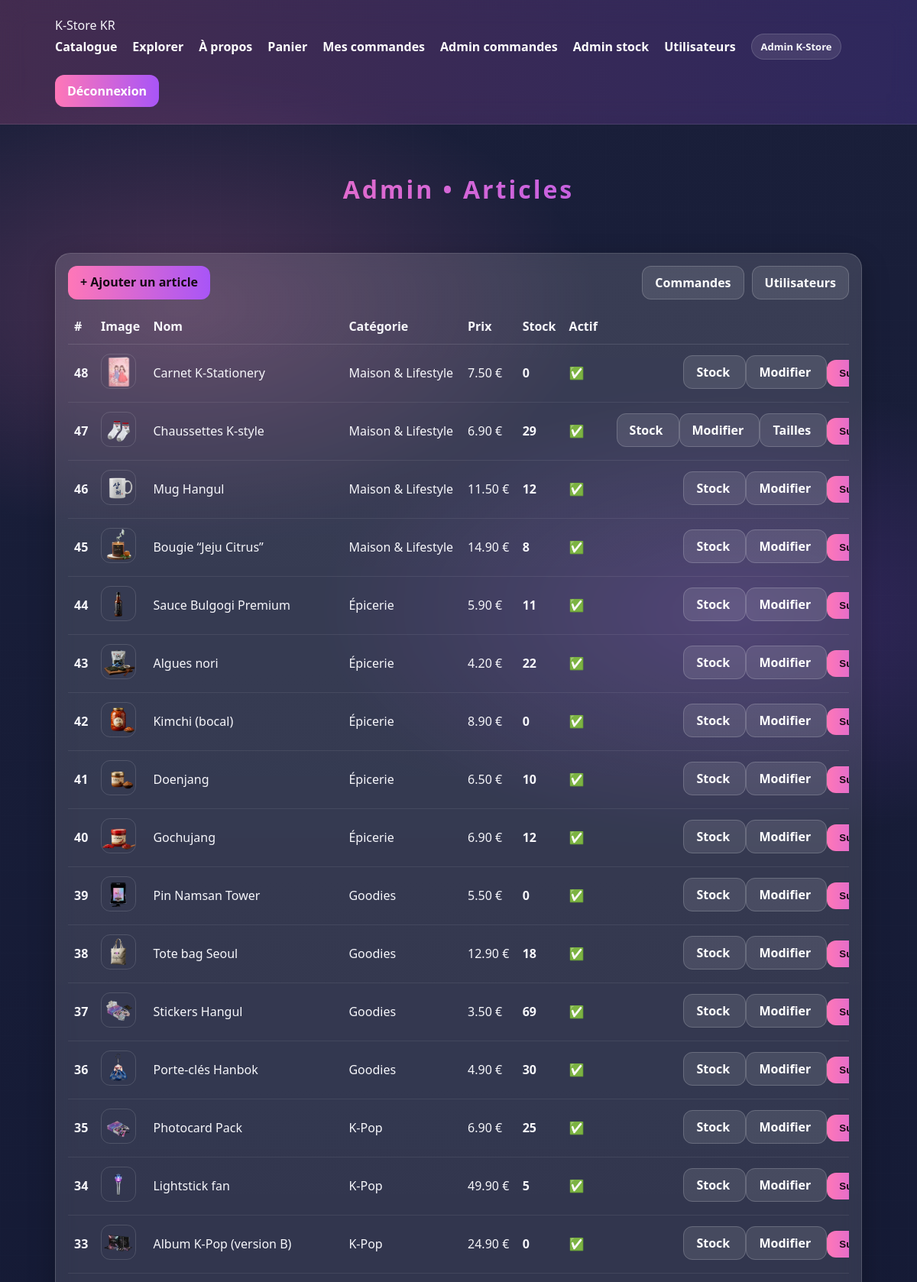
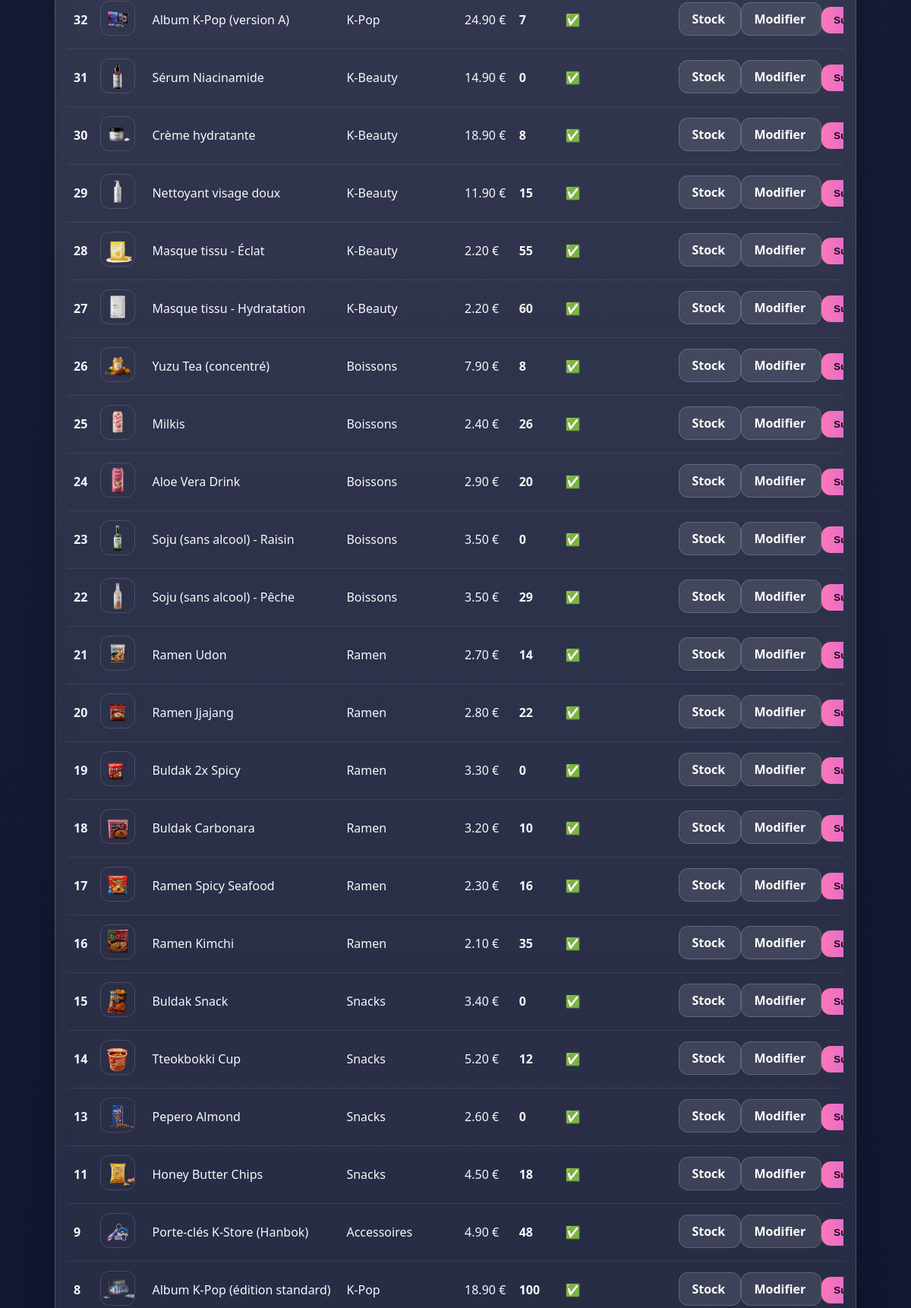
The page /admin/items.php (signed in, upper part) on the database its author committed (2 pictures, top to bottom).
### tables this page shows
CREATE TABLE `items` (
  `id` int(11) NOT NULL,
  `category_id` int(11) DEFAULT NULL,
  `name` varchar(160) NOT NULL,
  `description` text NOT NULL,
  `price` decimal(10,2) NOT NULL,
  `stock` int(11) NOT NULL DEFAULT 0,
  `restock_at` date DEFAULT NULL,
  `image` varchar(255) DEFAULT NULL,
  `is_active` tinyint(1) NOT NULL DEFAULT 1,
  `published_at` timestamp NOT NULL DEFAULT current_timestamp()
);

CREATE TABLE `categories` (
  `id` int(11) NOT NULL,
  `name` varchar(80) NOT NULL
);

### admin/items.php (the view, shortened to what this page needs)
<?php
require_once __DIR__ . '/../config/db.php';
require_once __DIR__ . '/../includes/header.php';
$stmt = $pdo->query("
  SELECT
    i.id, i.name, i.price, i.stock, i.is_active, i.image,
    c.name AS category,
    EXISTS(SELECT 1 FROM item_sizes isz WHERE isz.item_id = i.id) AS has_sizes
  FROM items i
  LEFT JOIN categories c ON c.id = i.category_id
  ORDER BY i.id DESC
");
$items = $stmt->fetchAll(PDO::FETCH_ASSOC);
?>
<header class="container hero">
  <h1>Admin • Articles</h1>
</header>
<main class="container">
  <div class="panel" style="padding:16px;">
    <div style="display:flex;justify-content:space-between;gap:12px;flex-wrap:wrap;margin-bottom:12px;">
      <a class="btn" href="/-e-commerce-dynamique/admin/item_create.php" style="text-decoration:none;">
        + Ajouter un article
      </a>
      <div style="display:flex;gap:10px;flex-wrap:wrap;">
        <a class="btn ghost" href="/-e-commerce-dynamique/admin/orders.php" style="text-decoration:none;">
          Commandes
        </a>
        <a class="btn ghost" href="/-e-commerce-dynamique/admin/users.php" style="text-decoration:none;">
          Utilisateurs
        </a>
      </div>
    </div>
    <div style="overflow:auto;">
      <table style="width:100%;border-collapse:collapse;min-width:1100px;">
        <thead>
          <tr style="text-align:left;border-bottom:1px solid rgba(255,255,255,.12);">
            <th style="padding:12px 8px;">#</th>
            <th style="padding:12px 8px;">Image</th>
            <th style="padding:12px 8px;">Nom</th>
            <th style="padding:12px 8px;">Catégorie</th>
            <th style="padding:12px 8px;">Prix</th>
            <th style="padding:12px 8px;">Stock</th>
            <th style="padding:12px 8px;">Actif</th>
            <th style="padding:12px 8px;text-align:right;">Actions</th>
          </tr>
        </thead>
        <tbody>
          <?php foreach ($items as $it): ?>
            <?php
              $img = $it['image'] ?: 'placeholder.jpg';
              $u = "/-e-commerce-dynamique/public/uploads/" . rawurlencode($img);
              $a = "/-e-commerce-dynamique/assets/img/" . rawurlencode($img);
              $hasSizes = ((int)$it['has_sizes'] === 1);
            ?>
            <tr style="border-bottom:1px solid rgba(255,255,255,.08);">
              <td style="padding:12px 8px;"><strong><?= (int)$it['id'] ?></strong></td>
              <td style="padding:12px 8px;">
                <img src="<?= htmlspecialchars($u) ?>"
                     onerror="this.onerror=null;this.src='<?= htmlspecialchars($a) ?>';"
                     style="width:46px;height:46px;object-fit:cover;border-radius:12px;border:1px solid rgba(255,255,255,.14);">
              </td>
              <td style="padding:12px 8px;"><?= htmlspecialchars($it['name']) ?></td>
              <td style="padding:12px 8px;"><?= htmlspecialchars($it['category'] ?? '—') ?></td>
              <td style="padding:12px 8px;"><?= number_format((float)$it['price'], 2) ?> €</td>
              <td style="padding:12px 8px;"><strong><?= (int)$it['stock'] ?></strong></td>
              <td style="padding:12px 8px;"><?= ((int)$it['is_active'] === 1) ? '✅' : '❌' ?></td>
              <td style="padding:12px 8px;text-align:right;white-space:nowrap;">
                <a class="btn ghost"
                   href="/-e-commerce-dynamique/admin/item_edit.php?id=<?= (int)$it['id'] ?>"
                   style="text-decoration:none;">
                  Stock
                </a>
                <a class="btn ghost"
                   href="/-e-commerce-dynamique/admin/item_form.php?id=<?= (int)$it['id'] ?>"
                   style="text-decoration:none;">
                  Modifier
                </a>
                <?php if ($hasSizes): ?>
                  <a class="btn ghost"
                     href="/-e-commerce-dynamique/admin/item_sizes.php?id=<?= (int)$it['id'] ?>"
                     style="text-decoration:none;">
                    Tailles
                  </a>
                <?php endif; ?>
                <form method="post" style="display:inline;margin:0;" onsubmit="return confirm('Supprimer cet article ?');">
                  <button class="btn" type="submit">Supprimer</button>
                </form>
              </td>
            </tr>
          <?php endforeach; ?>
        </tbody>
      </table>
    </div>
  </div>
</main>
<?php require_once __DIR__ . '/../includes/footer.php'; ?>

### assets/css/style.css (style rules this page uses)
:root { --bg1:#1a1f3a; --bg2:#0f1530; --card:rgba(255,255,255,.14); --card2:rgba(255,255,255,.10); --pink:#ff77b7; --violet:#a855f7; --teal:#45ffd1; --text:#f7f7fb; --muted:rgba(255,255,255,.75); }
* { box-sizing:border-box }
body { margin:0;font-family:"Segoe UI",Arial,sans-serif;color:var(--text); background: radial-gradient(900px 500px at 20% 10%, rgba(255,119,183,.22), transparent 60%), radial-gradient(900px 500px at 80% 20%, rgba(168,85,247,.22), transparent 60%), radial-gradient(1100px 700px at 50% 110%, rgba(69,255,209,.10), transparent 55%), linear-gradient(180deg,var(--bg1),var(--bg2)); }
body::before { content:"";position:fixed;inset:0;pointer-events:none; background: repeating-linear-gradient(90deg, rgba(255,255,255,.05) 0 1px, transparent 1px 36px), repeating-linear-gradient(0deg, rgba(255,255,255,.04) 0 1px, transparent 1px 36px); opacity:.25;mix-blend-mode:overlay; }
.container { max-width:1100px;margin:auto;padding:22px }
.hero { text-align:center;padding:42px 20px 18px }
.hero h1 { letter-spacing:3px; background:linear-gradient(90deg,var(--pink),var(--violet)); background-clip:text;-webkit-background-clip:text;-webkit-text-fill-color:transparent; }
.btn { background:linear-gradient(90deg,var(--pink),var(--violet)); border:none;padding:10px 16px;border-radius:12px; color:#160a14;font-weight:700;cursor:pointer; }
.btn.ghost { background:rgba(255,255,255,.10); color:#fff;border:1px solid rgba(255,255,255,.18); text-decoration:none; }
.panel { background:linear-gradient(180deg, rgba(255,255,255,.14), rgba(255,255,255,.09)); border:1px solid rgba(255,255,255,.16); border-radius:20px;padding:18px; box-shadow:0 12px 35px rgba(0,0,0,.25); backdrop-filter:blur(12px); }

### rows shown on the page
items: id "48", image (picture), name "Carnet K-Stationery", category.name "Maison & Lifestyle", price "7.50", stock "0"
items: id "47", image (picture), name "Chaussettes K-style", category.name "Maison & Lifestyle", price "6.90", stock "29"
items: id "46", image (picture), name "Mug Hangul", category.name "Maison & Lifestyle", price "11.50", stock "12"
items: id "45", image (picture), name "Bougie “Jeju Citrus”", category.name "Maison & Lifestyle", price "14.90", stock "8"
items: id "44", image (picture), name "Sauce Bulgogi Premium", category.name "Épicerie", price "5.90", stock "11"
items: id "43", image (picture), name "Algues nori", category.name "Épicerie", price "4.20", stock "22"
items: id "42", image (picture), name "Kimchi (bocal)", category.name "Épicerie", price "8.90", stock "0"
items: id "41", image (picture), name "Doenjang", category.name "Épicerie", price "6.50", stock "10"
items: id "40", image (picture), name "Gochujang", category.name "Épicerie", price "6.90", stock "12"
items: id "39", image (picture), name "Pin Namsan Tower", category.name "Goodies", price "5.50", stock "0"
items: id "38", image (picture), name "Tote bag Seoul", category.name "Goodies", price "12.90", stock "18"
items: id "37", image (picture), name "Stickers Hangul", category.name "Goodies", price "3.50", stock "69"
items: id "36", image (picture), name "Porte-clés Hanbok", category.name "Goodies", price "4.90", stock "30"
items: id "35", image (picture), name "Photocard Pack", category.name "K-Pop", price "6.90", stock "25"
items: id "34", image (picture), name "Lightstick fan", category.name "K-Pop", price "49.90", stock "5"
items: id "33", image (picture), name "Album K-Pop (version B)", category.name "K-Pop", price "24.90", stock "0"
items: id "32", image (picture), name "Album K-Pop (version A)", category.name "K-Pop", price "24.90", stock "7"
items: id "31", image (picture), name "Sérum Niacinamide", category.name "K-Beauty", price "14.90", stock "0"
items: id "30", image (picture), name "Crème hydratante", category.name "K-Beauty", price "18.90", stock "8"
items: id "29", image (picture), name "Nettoyant visage doux", category.name "K-Beauty", price "11.90", stock "15"
items: id "28", image (picture), name "Masque tissu - Éclat", category.name "K-Beauty", price "2.20", stock "55"
items: id "27", image (picture), name "Masque tissu - Hydratation", category.name "K-Beauty", price "2.20", stock "60"
items: id "26", image (picture), name "Yuzu Tea (concentré)", category.name "Boissons", price "7.90", stock "8"
items: id "25", image (picture), name "Milkis", category.name "Boissons", price "2.40", stock "26"
items: id "24", image (picture), name "Aloe Vera Drink", category.name "Boissons", price "2.90", stock "20"
items: id "23", image (picture), name "Soju (sans alcool) - Raisin", category.name "Boissons", price "3.50", stock "0"
items: id "22", image (picture), name "Soju (sans alcool) - Pêche", category.name "Boissons", price "3.50", stock "29"
items: id "21", image (picture), name "Ramen Udon", category.name "Ramen", price "2.70", stock "14"
items: id "20", image (picture), name "Ramen Jjajang", category.name "Ramen", price "2.80", stock "22"
items: id "19", image (picture), name "Buldak 2x Spicy", category.name "Ramen", price "3.30", stock "0"
items: id "18", image (picture), name "Buldak Carbonara", category.name "Ramen", price "3.20", stock "10"
items: id "17", image (picture), name "Ramen Spicy Seafood", category.name "Ramen", price "2.30", stock "16"
items: id "16", image (picture), name "Ramen Kimchi", category.name "Ramen", price "2.10", stock "35"
items: id "15", image (picture), name "Buldak Snack", category.name "Snacks", price "3.40", stock "0"
items: id "14", image (picture), name "Tteokbokki Cup", category.name "Snacks", price "5.20", stock "12"
items: id "13", image (picture), name "Pepero Almond", category.name "Snacks", price "2.60", stock "0"
items: id "11", image (picture), name "Honey Butter Chips", category.name "Snacks", price "4.50", stock "18"
items: id "9", image (picture), name "Porte-clés K-Store (Hanbok)", category.name "Accessoires", price "4.90", stock "48"
items: id "8", image (picture), name "Album K-Pop (édition standard)", category.name "K-Pop", price "18.90", stock "100"

### other values the page prints
$fullname "Admin K-Store"
